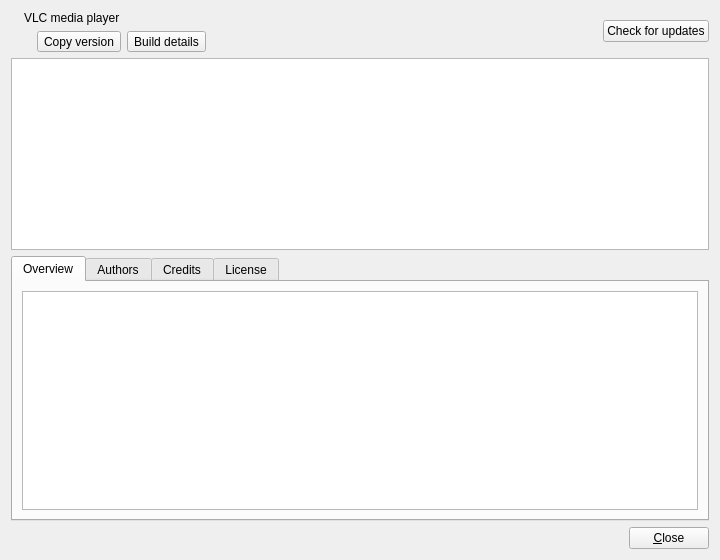
<?xml version="1.0" encoding="UTF-8"?>
<ui version="4.0">
 <class>aboutWidget</class>
 <widget class="QWidget" name="aboutWidget">
  <property name="geometry">
   <rect>
    <x>0</x>
    <y>0</y>
    <width>720</width>
    <height>560</height>
   </rect>
  </property>
  <layout class="QVBoxLayout" name="verticalLayout" stretch="0,0,1,0">
   <item>
    <widget class="QWidget" name="aboutHeader">
     <property name="sizePolicy">
      <sizepolicy hsizetype="Ignored" vsizetype="Preferred">
       <horstretch>0</horstretch>
       <verstretch>0</verstretch>
      </sizepolicy>
     </property>
     <layout class="QHBoxLayout" name="headerLayout" stretch="1,0">
      <property name="leftMargin">
       <number>0</number>
      </property>
      <property name="topMargin">
       <number>0</number>
      </property>
      <property name="rightMargin">
       <number>0</number>
      </property>
      <property name="bottomMargin">
       <number>0</number>
      </property>
      <item>
       <layout class="QHBoxLayout" name="identityLayout" stretch="0,1">
        <item>
         <widget class="QLabel" name="VLCcone">
          <property name="text">
           <string notr="true"/>
          </property>
          <property name="alignment">
           <set>Qt::AlignCenter</set>
          </property>
         </widget>
        </item>
        <item>
         <layout class="QVBoxLayout" name="titleLayout">
          <item>
           <widget class="QLabel" name="title">
            <property name="wordWrap">
             <bool>true</bool>
            </property>
            <property name="text">
             <string>VLC media player</string>
            </property>
           </widget>
          </item>
          <item>
           <layout class="QHBoxLayout" name="versionLayout">
            <item>
             <widget class="QLabel" name="version">
              <property name="textFormat">
               <enum>Qt::PlainText</enum>
              </property>
              <property name="wordWrap">
               <bool>false</bool>
              </property>
              <property name="textInteractionFlags">
               <set>Qt::TextSelectableByMouse|Qt::TextSelectableByKeyboard</set>
              </property>
             </widget>
            </item>
            <item>
             <widget class="QToolButton" name="copyVersionButton">
              <property name="text">
               <string>Copy version</string>
              </property>
              <property name="toolButtonStyle">
               <enum>Qt::ToolButtonIconOnly</enum>
              </property>
              <property name="focusPolicy">
               <enum>Qt::StrongFocus</enum>
              </property>
             </widget>
            </item>
            <item>
             <widget class="QToolButton" name="buildDetailsButton">
              <property name="text">
               <string>Build details</string>
              </property>
              <property name="toolButtonStyle">
               <enum>Qt::ToolButtonIconOnly</enum>
              </property>
              <property name="checkable">
               <bool>true</bool>
              </property>
              <property name="focusPolicy">
               <enum>Qt::StrongFocus</enum>
              </property>
             </widget>
            </item>
            <item>
             <spacer name="versionSpacer">
              <property name="orientation">
               <enum>Qt::Horizontal</enum>
              </property>
              <property name="sizeHint" stdset="0">
               <size>
                <width>0</width>
                <height>0</height>
               </size>
              </property>
             </spacer>
            </item>
           </layout>
          </item>
         </layout>
        </item>
       </layout>
      </item>
      <item alignment="Qt::AlignVCenter|Qt::AlignRight">
       <widget class="QPushButton" name="checkUpdatesButton">
        <property name="text">
         <string>Check for updates</string>
        </property>
        <property name="autoDefault">
         <bool>false</bool>
        </property>
       </widget>
      </item>
     </layout>
    </widget>
   </item>
   <item>
    <widget class="QPlainTextEdit" name="buildDetails">
     <property name="readOnly">
      <bool>true</bool>
     </property>
     <property name="undoRedoEnabled">
      <bool>false</bool>
     </property>
     <property name="tabChangesFocus">
      <bool>true</bool>
     </property>
     <property name="textInteractionFlags">
      <set>Qt::TextSelectableByMouse|Qt::TextSelectableByKeyboard</set>
     </property>
    </widget>
   </item>
   <item>
    <widget class="QTabWidget" name="aboutTabs">
     <widget class="QWidget" name="overviewPage">
      <attribute name="title">
       <string>Overview</string>
      </attribute>
      <layout class="QVBoxLayout" name="overviewLayout">
       <item>
        <widget class="QTextBrowser" name="MainBlabla">
         <property name="openExternalLinks">
          <bool>true</bool>
         </property>
         <property name="textInteractionFlags">
          <set>Qt::TextSelectableByMouse|Qt::TextSelectableByKeyboard|Qt::LinksAccessibleByMouse|Qt::LinksAccessibleByKeyboard</set>
         </property>
        </widget>
       </item>
      </layout>
     </widget>
     <widget class="QPlainTextEdit" name="authorsPage">
      <attribute name="title">
       <string>Authors</string>
      </attribute>
      <property name="readOnly">
       <bool>true</bool>
      </property>
      <property name="undoRedoEnabled">
       <bool>false</bool>
      </property>
      <property name="tabChangesFocus">
       <bool>true</bool>
      </property>
      <property name="textInteractionFlags">
       <set>Qt::TextSelectableByMouse|Qt::TextSelectableByKeyboard</set>
      </property>
     </widget>
     <widget class="QPlainTextEdit" name="creditPage">
      <attribute name="title">
       <string>Credits</string>
      </attribute>
      <property name="readOnly">
       <bool>true</bool>
      </property>
      <property name="undoRedoEnabled">
       <bool>false</bool>
      </property>
      <property name="tabChangesFocus">
       <bool>true</bool>
      </property>
      <property name="textInteractionFlags">
       <set>Qt::TextSelectableByMouse|Qt::TextSelectableByKeyboard</set>
      </property>
     </widget>
     <widget class="QPlainTextEdit" name="licensePage">
      <attribute name="title">
       <string>License</string>
      </attribute>
      <property name="readOnly">
       <bool>true</bool>
      </property>
      <property name="undoRedoEnabled">
       <bool>false</bool>
      </property>
      <property name="tabChangesFocus">
       <bool>true</bool>
      </property>
      <property name="textInteractionFlags">
       <set>Qt::TextSelectableByMouse|Qt::TextSelectableByKeyboard</set>
      </property>
     </widget>
    </widget>
   </item>
   <item>
    <layout class="QHBoxLayout" name="footerLayout">
     <item>
      <widget class="QLabel" name="copyFeedback">
       <property name="wordWrap">
        <bool>true</bool>
       </property>
      </widget>
     </item>
     <item>
      <spacer name="footerSpacer">
       <property name="orientation">
        <enum>Qt::Horizontal</enum>
       </property>
       <property name="sizeHint" stdset="0">
        <size>
         <width>0</width>
         <height>0</height>
        </size>
       </property>
      </spacer>
     </item>
     <item>
      <widget class="QPushButton" name="closeButton">
       <property name="text">
        <string>&amp;Close</string>
       </property>
       <property name="autoDefault">
        <bool>false</bool>
       </property>
      </widget>
     </item>
    </layout>
   </item>
  </layout>
 </widget>
 <resources/>
 <connections/>
</ui>
